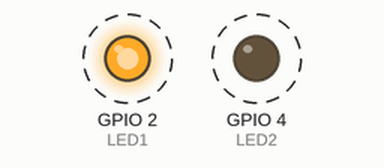
Simulated run of this sketch. Board: ESP32. Shown: output pins drawn as LEDs (lit = HIGH). Dashed ring = blinking. What the sketch prints to the serial monitor is not drawn.

Above: at 1.25 s.
Timing chart, 0 to 3.5 s (numbered marks = the images above):
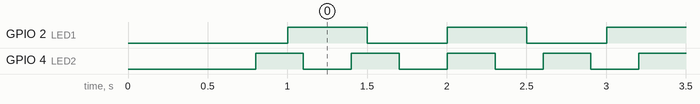

Measured:
- by itself, GPIO 2 (LED1): alternates HIGH for 0.50 s and LOW for 0.50 s
- by itself, GPIO 4 (LED2): alternates HIGH for 0.30 s and LOW for 0.30 s

The sketch:

atividade_avaliativa_02_sem_rtos.ino
```cpp
/*************************************************
 * Experimento 7 - Uso dos nucleos do ESP32
 * ATIVIDADE AVALIATIVA 2 - Versao SEM FreeRTOS
 *
 * Mesma aplicacao do Projeto 3 (loop sequencial com
 * temporizacao por tempo decorrido), mas medindo em
 * microssegundos (micros()) e com as mesmas
 * estatisticas da versao COM RTOS, para comparacao.
 *
 * LED1 (GPIO 2) - 500 ms
 * LED2 (GPIO 4) - 300 ms
 *
 * CARGA_MS: simula um processamento bloqueante que
 * ocorre a cada PERIODO_CARGA_MS dentro do loop.
 * Como tudo roda em sequencia, enquanto a carga
 * executa nenhum LED pode ser atendido.
 *************************************************/

#include <math.h>

#define LED1 2
#define LED2 4

#define PERIODO_LED1_MS 500
#define PERIODO_LED2_MS 300

#define CARGA_MS          0     // duracao da carga bloqueante (0 = sem carga)
#define PERIODO_CARGA_MS  100

#define RESUMO_A_CADA 20

typedef struct {
  const char *nome;
  uint8_t pino;
  uint32_t periodoMs;
  unsigned long tAnterior;   // us (micros)
  uint32_t amostras;
  long minI, maxI;
  double soma, somaQuad;
} Estat;

Estat e1 = { "LED1", LED1, PERIODO_LED1_MS, 0, 0, 0x7FFFFFFF, 0, 0, 0 };
Estat e2 = { "LED2", LED2, PERIODO_LED2_MS, 0, 0, 0x7FFFFFFF, 0, 0, 0 };

unsigned long tCarga = 0;

/* Verifica se o periodo venceu; se sim, executa a "tarefa" */
void verificar(Estat *e) {
  unsigned long agora = micros();
  unsigned long esperado = e->periodoMs * 1000UL;

  if (agora - e->tAnterior < esperado) return;   // ainda nao venceu

  long intervalo = (long)(agora - e->tAnterior);
  e->tAnterior = agora;

  digitalWrite(e->pino, !digitalRead(e->pino));

  e->amostras++;
  if (intervalo < e->minI) e->minI = intervalo;
  if (intervalo > e->maxI) e->maxI = intervalo;
  e->soma += intervalo;
  e->somaQuad += (double)intervalo * intervalo;

  Serial.printf("SEM RTOS | %s | Core %d | Esperado: %lu us | Observado: %ld us | Desvio: %+ld us\n",
                e->nome, xPortGetCoreID(), esperado, intervalo, intervalo - (long)esperado);

  if (e->amostras >= RESUMO_A_CADA) {
    double media = e->soma / e->amostras;
    double var = e->somaQuad / e->amostras - media * media;
    Serial.printf(">> RESUMO SEM RTOS | %s | n=%u | Min: %ld | Max: %ld | Media: %.1f | DP: %.1f | Jitter p-p: %ld us\n",
                  e->nome, (unsigned)e->amostras, e->minI, e->maxI,
                  media, var > 0 ? sqrt(var) : 0.0, e->maxI - e->minI);
    e->amostras = 0; e->minI = 0x7FFFFFFF; e->maxI = 0; e->soma = 0; e->somaQuad = 0;
  }
}

void setup() {
  Serial.begin(115200);
  delay(500);

  pinMode(LED1, OUTPUT);
  pinMode(LED2, OUTPUT);
  digitalWrite(LED1, LOW);
  digitalWrite(LED2, LOW);

  e1.tAnterior = micros();
  e2.tAnterior = micros();
  tCarga = millis();

  Serial.printf("Sistema iniciado - SEM RTOS (loop sequencial) | Carga: %d ms a cada %d ms\n",
                CARGA_MS, PERIODO_CARGA_MS);
}

void loop() {
  verificar(&e1);   // "tarefa" do LED1
  verificar(&e2);   // "tarefa" do LED2

  /* Carga bloqueante: durante esse tempo o loop fica preso */
  if (CARGA_MS > 0 && millis() - tCarga >= PERIODO_CARGA_MS) {
    tCarga = millis();
    unsigned long inicio = micros();
    while (micros() - inicio < CARGA_MS * 1000UL) {
      /* processamento simulado */
    }
  }
}
```
